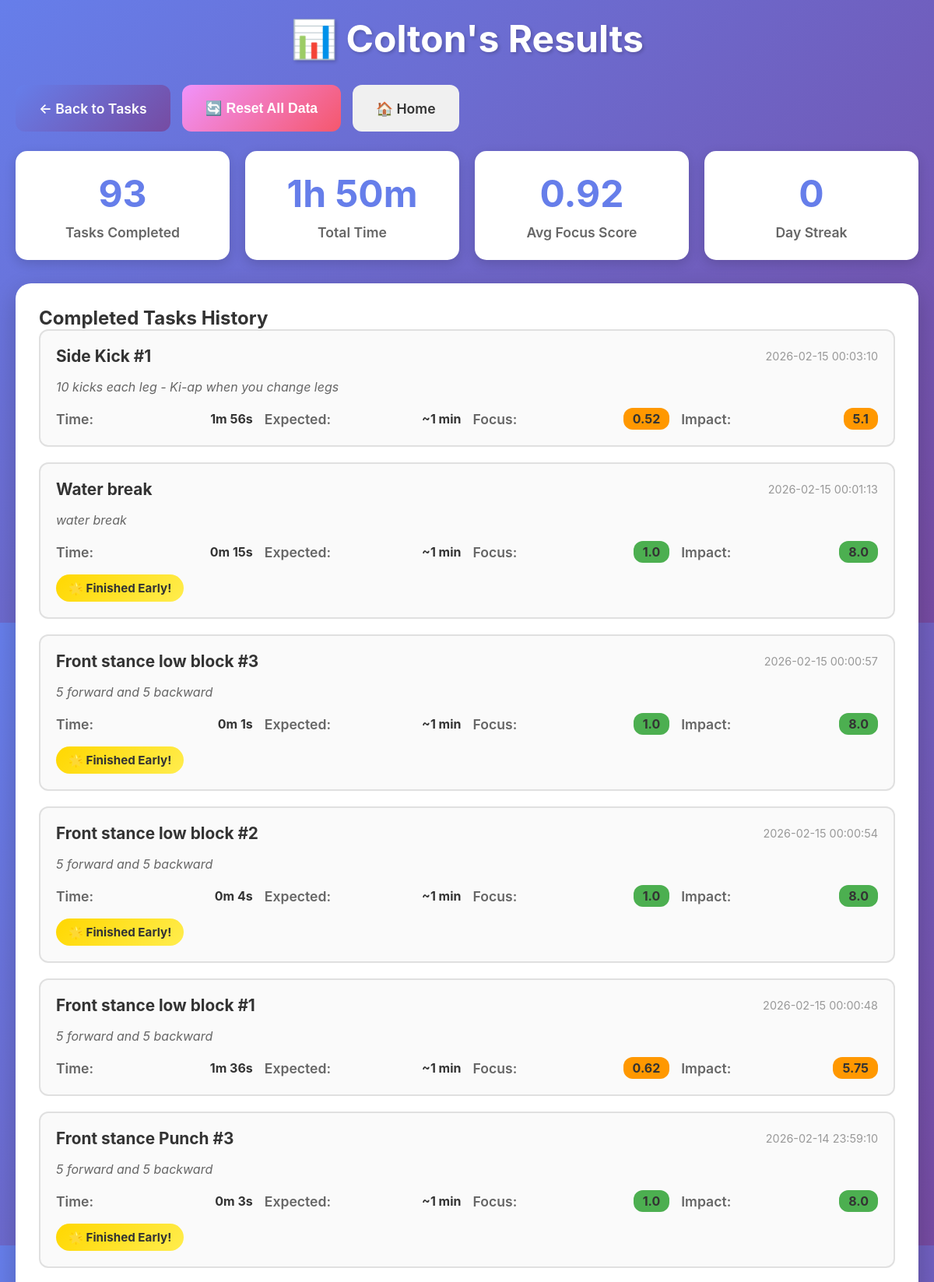
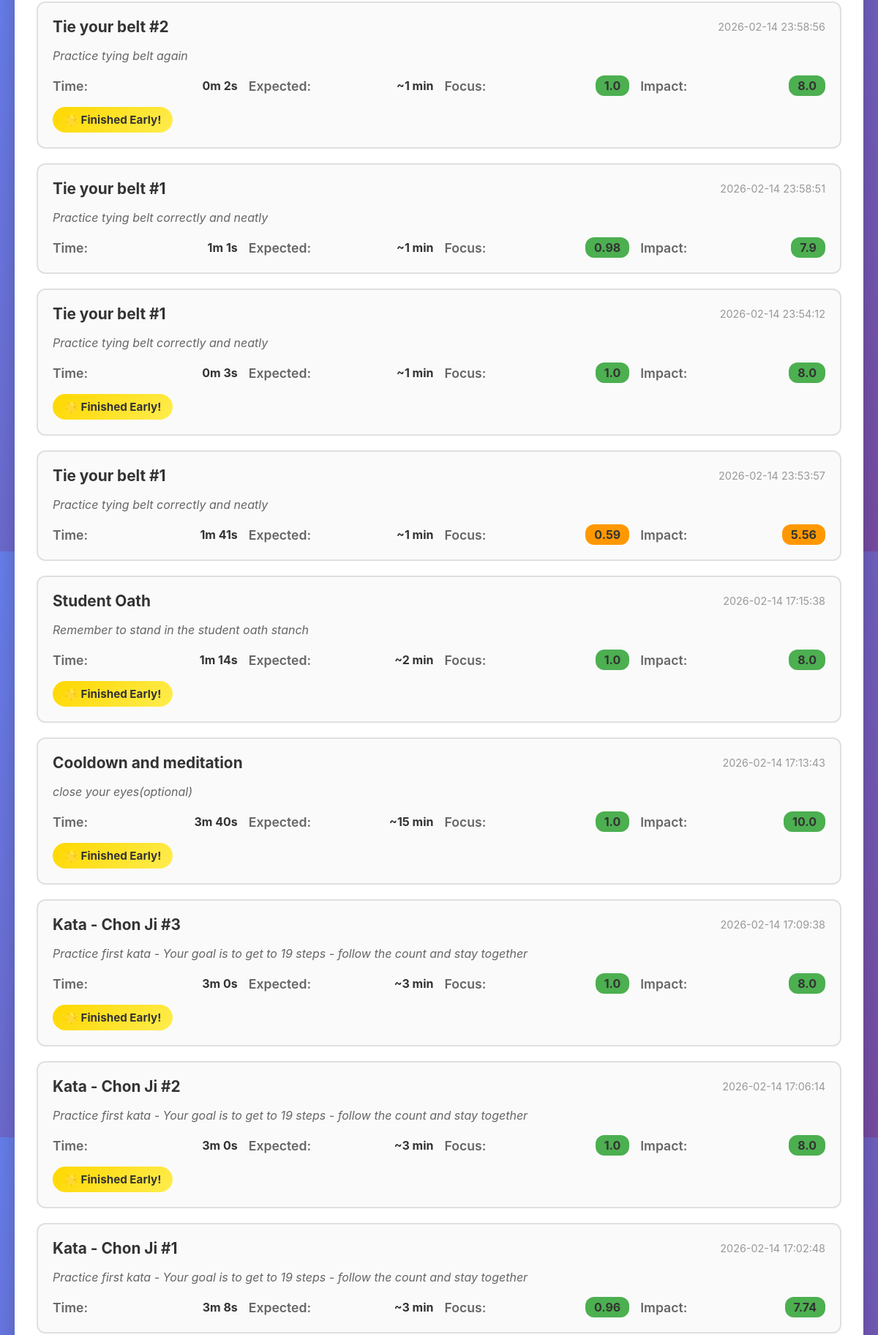
Page /results/1 (upper part) on the committed database (2 pictures, top to bottom).
### tables this page shows
CREATE TABLE students
                 (id INTEGER PRIMARY KEY AUTOINCREMENT,
                  name TEXT NOT NULL UNIQUE,
                  created_at TIMESTAMP DEFAULT CURRENT_TIMESTAMP);

CREATE TABLE task_completions
                 (id INTEGER PRIMARY KEY AUTOINCREMENT,
                  student_id INTEGER,
                  task_id INTEGER,
                  start_time TIMESTAMP,
                  end_time TIMESTAMP,
                  actual_time INTEGER,
                  focus_score REAL,
                  impact_score REAL,
                  completed_at TIMESTAMP DEFAULT CURRENT_TIMESTAMP,
                  FOREIGN KEY (student_id) REFERENCES students(id),
                  FOREIGN KEY (task_id) REFERENCES tasks(id));

CREATE TABLE tasks
                 (id INTEGER PRIMARY KEY AUTOINCREMENT,
                  title TEXT NOT NULL,
                  description TEXT,
                  estimated_time INTEGER,
                  difficulty_weight REAL DEFAULT 1.0,
                  created_at TIMESTAMP DEFAULT CURRENT_TIMESTAMP);

### main.py (the view)
@app.get("/results/{student_id}", response_class=HTMLResponse)
async def results(request: Request, student_id: int):
    conn = sqlite3.connect(DB_PATH)
    c = conn.cursor()
    c.execute("SELECT name FROM students WHERE id = ?", (student_id,))
    student = c.fetchone()
    if not student:
        conn.close()
        raise HTTPException(404, "Student not found")
    c.execute('''SELECT tc.id, t.title, t.description, t.estimated_time, tc.actual_time,
                        tc.focus_score, tc.impact_score, tc.completed_at
                 FROM task_completions tc
                 JOIN tasks t ON tc.task_id = t.id
                 WHERE tc.student_id = ?
                 ORDER BY tc.completed_at DESC''', (student_id,))
    completions = []
    total_time = 0
    total_focus = 0
    for row in c.fetchall():
        actual_seconds = row[4]
        total_time += actual_seconds
        total_focus += row[5]
        minutes = actual_seconds // 60
        seconds = actual_seconds % 60
        completions.append({
            "id": row[0],
            "title": row[1],
            "description": row[2],
            "estimated_time": row[3],
            "actual_time_display": f"{minutes}m {seconds}s",
            "actual_time": actual_seconds,
            "focus_score": round(row[5], 2),
            "impact_score": round(row[6], 2),
            "completed_at": row[7]
        })
    count = len(completions)
    avg_focus = round(total_focus / count, 2) if count > 0 else 0
    total_minutes = total_time // 60
    total_hours = total_minutes // 60
    remaining_minutes = total_minutes % 60
    streak = get_student_streak(student_id)
    conn.close()
    return templates.TemplateResponse("results.html", {
        "request": request,
        "student_id": student_id,
        "student_name": student[0],
        "completions": completions,
        "total_tasks": count,
        "total_time_display": f"{total_hours}h {remaining_minutes}m" if total_hours > 0 else f"{remaining_minutes}m",
        "avg_focus_score": avg_focus,
        "streak": streak
    })

### templates/results.html (shortened to what this page needs)
<!DOCTYPE html>
<html lang="en">
<head>
    <link rel="stylesheet" href="/static/style.css">
</head>
<body>
    <div class="container">
        <div class="header">
            <h1>📊 {{ student_name }}'s Results</h1>
        </div>
        <div class="nav-buttons">
            <a href="/student/{{ student_id }}" class="btn btn-primary">← Back to Tasks</a>
            <button onclick="resetSession()" class="btn btn-warning">🔄 Reset All Data</button>
            <a href="/" class="btn btn-secondary">🏠 Home</a>
        </div>
        <div class="stats-grid">
            <div class="stat-card">
                <div class="stat-number">{{ total_tasks }}</div>
                <div class="stat-label">Tasks Completed</div>
            </div>
            <div class="stat-card">
                <div class="stat-number">{{ total_time_display }}</div>
                <div class="stat-label">Total Time</div>
            </div>
            <div class="stat-card">
                <div class="stat-number">{{ avg_focus_score }}</div>
                <div class="stat-label">Avg Focus Score</div>
            </div>
            <div class="stat-card">
                <div class="stat-number">{{ streak }}</div>
                <div class="stat-label">Day Streak</div>
            </div>
        </div>
        {% if completions %}
        <div class="card">
            <h2>Completed Tasks History</h2>
            <div class="completions-list">
                {% for completion in completions %}
                <div class="completion-item">
                    <div class="completion-header">
                        <h3>{{ completion.title }}</h3>
                        <span class="completion-date">
                            {{ completion.completed_at.split('.')[0].replace('T', ' ') }}
                        </span>
                    </div>
                    {% if completion.description %}
                    <p class="completion-description">{{ completion.description }}</p>
                    {% endif %}
                    <div class="completion-stats">
                        <div class="completion-stat">
                            <span class="label">Time:</span>
                            <span class="value">{{ completion.actual_time_display }}</span>
                        </div>
                        <div class="completion-stat">
                            <span class="label">Expected:</span>
                            <span class="value">~{{ completion.estimated_time }} min</span>
                        </div>
                        <div class="completion-stat">
                            <span class="label">Focus:</span>
                            <span class="value score-value
                                {% if completion.focus_score >= 0.8 %}score-high
                                {% elif completion.focus_score >= 0.5 %}score-medium
                                {% else %}score-low{% endif %}">
                                {{ completion.focus_score }}
                            </span>
                        </div>
                        <div class="completion-stat">
                            <span class="label">Impact:</span>
                            <span class="value score-value
                                {% if completion.impact_score >= 7 %}score-high
                                {% elif completion.impact_score >= 4 %}score-medium
                                {% else %}score-low{% endif %}">
                                {{ completion.impact_score }}
                            </span>
                        </div>
                    </div>
                    {% if completion.actual_time <= completion.estimated_time * 60 %}
                    <div class="achievement-badge">🌟 Finished Early!</div>
                    {% endif %}
                </div>
                {% endfor %}
            </div>
        </div>
        {% endif %}
    </div>
</body>
</html>

### static/style.css (style rules this page uses)
* { margin: 0; padding: 0; box-sizing: border-box; }
body { font-family: -apple-system, BlinkMacSystemFont, 'Segoe UI', Roboto, 'Helvetica Neue', Arial, sans-serif; background: linear-gradient(135deg, #667eea 0%, #764ba2 100%); min-height: 100vh; padding: 20px; color: #333; }
.container { max-width: 1200px; margin: 0 auto; }
.header { text-align: center; margin-bottom: 30px; color: white; }
.header h1 { font-size: 3rem; margin-bottom: 10px; text-shadow: 2px 2px 4px rgba(0,0,0,0.2); }
.card { background: white; border-radius: 20px; padding: 30px; margin-bottom: 25px; box-shadow: 0 10px 30px rgba(0,0,0,0.2); }
.nav-buttons { display: flex; gap: 15px; margin-bottom: 25px; flex-wrap: wrap; }
.btn { padding: 15px 30px; border: none; border-radius: 12px; font-size: 1.1rem; font-weight: 600; cursor: pointer; transition: all 0.3s ease; text-decoration: none; display: inline-block; text-align: center; min-height: 60px; display: flex; align-items: center; justify-content: center; }
.btn-primary { background: linear-gradient(135deg, #667eea 0%, #764ba2 100%); color: white; }
.btn-secondary { background: #f0f0f0; color: #333; }
.btn-warning { background: linear-gradient(135deg, #f093fb 0%, #f5576c 100%); color: white; }
.label { font-weight: 600; margin-bottom: 15px; font-size: 1.1rem; color: #666; }
.stats-grid { display: grid; grid-template-columns: repeat(auto-fit, minmax(200px, 1fr)); gap: 20px; margin-bottom: 30px; }
.stat-card { background: white; border-radius: 15px; padding: 25px; text-align: center; box-shadow: 0 5px 15px rgba(0,0,0,0.15); }
.stat-number { font-size: 3rem; font-weight: bold; color: #667eea; margin-bottom: 10px; }
.stat-label { font-size: 1.1rem; color: #666; font-weight: 600; }
.completions-list { display: flex; flex-direction: column; gap: 20px; }
.completion-item { border: 2px solid #e0e0e0; border-radius: 12px; padding: 20px; background: #fafafa; }
.completion-header { display: flex; justify-content: space-between; align-items: center; margin-bottom: 15px; flex-wrap: wrap; gap: 10px; }
.completion-header h3 { font-size: 1.3rem; color: #333; }
.completion-date { color: #999; font-size: 0.9rem; }
.completion-description { color: #666; margin-bottom: 15px; line-height: 1.5; font-style: italic; }
.completion-stats { display: grid; grid-template-columns: repeat(auto-fit, minmax(150px, 1fr)); gap: 15px; }
.completion-stat { display: flex; justify-content: space-between; align-items: center; }
.completion-stat .label { color: #666; font-weight: 600; margin: 0; }
.completion-stat .value { font-weight: bold; color: #333; }
.score-value { padding: 4px 12px; border-radius: 12px; color: white; }
.score-high { background: #4caf50; }
.score-medium { background: #ff9800; }
.achievement-badge { margin-top: 15px; padding: 8px 16px; background: linear-gradient(135deg, #ffd700 0%, #ffed4e 100%); color: #333; border-radius: 20px; display: inline-block; font-weight: bold; font-size: 0.95rem; }

### rows in the picture
students: name "Colton"
task_completions: title "Side Kick #1", completed_at.split "2026-02-15 00:03:10", description "10 kicks each leg - Ki-ap when you change legs", actual_time_display "1m 56s", estimated_time "1", focus_score "0.52", impact_score "5.1"
task_completions: title "Water break", completed_at.split "2026-02-15 00:01:13", description "water break", actual_time_display "0m 15s", estimated_time "1", focus_score "1.0", impact_score "8.0", actual_time "🌟 Finished Early!"
task_completions: title "Front stance low block #3", completed_at.split "2026-02-15 00:00:57", description "5 forward and 5 backward", actual_time_display "0m 1s", estimated_time "1", focus_score "1.0", impact_score "8.0", actual_time "🌟 Finished Early!"
task_completions: title "Front stance low block #2", completed_at.split "2026-02-15 00:00:54", description "5 forward and 5 backward", actual_time_display "0m 4s", estimated_time "1", focus_score "1.0", impact_score "8.0", actual_time "🌟 Finished Early!"
task_completions: title "Front stance low block #1", completed_at.split "2026-02-15 00:00:48", description "5 forward and 5 backward", actual_time_display "1m 36s", estimated_time "1", focus_score "0.62", impact_score "5.75"
task_completions: title "Front stance Punch #3", completed_at.split "2026-02-14 23:59:10", description "5 forward and 5 backward", actual_time_display "0m 3s", estimated_time "1", focus_score "1.0", impact_score "8.0", actual_time "🌟 Finished Early!"
task_completions: title "Tie your belt #2", completed_at.split "2026-02-14 23:58:56", description "Practice tying belt again", actual_time_display "0m 2s", estimated_time "1", focus_score "1.0", impact_score "8.0", actual_time "🌟 Finished Early!"
task_completions: title "Tie your belt #1", completed_at.split "2026-02-14 23:58:51", description "Practice tying belt correctly and neatly", actual_time_display "1m 1s", estimated_time "1", focus_score "0.98", impact_score "7.9"
task_completions: title "Tie your belt #1", completed_at.split "2026-02-14 23:54:12", description "Practice tying belt correctly and neatly", actual_time_display "0m 3s", estimated_time "1", focus_score "1.0", impact_score "8.0", actual_time "🌟 Finished Early!"
task_completions: title "Tie your belt #1", completed_at.split "2026-02-14 23:53:57", description "Practice tying belt correctly and neatly", actual_time_display "1m 41s", estimated_time "1", focus_score "0.59", impact_score "5.56"
task_completions: title "Student Oath", completed_at.split "2026-02-14 17:15:38", description "Remember to stand in the student oath stanch", actual_time_display "1m 14s", estimated_time "2", focus_score "1.0", impact_score "8.0", actual_time "🌟 Finished Early!"
task_completions: title "Cooldown and meditation", completed_at.split "2026-02-14 17:13:43", description "close your eyes(optional)", actual_time_display "3m 40s", estimated_time "15", focus_score "1.0", impact_score "10.0", actual_time "🌟 Finished Early!"
task_completions: title "Kata - Chon Ji #3", completed_at.split "2026-02-14 17:09:38", description "Practice first kata - Your goal is to get to 19 steps - follow the count and stay together", actual_time_display "3m 0s", estimated_time "3", focus_score "1.0", impact_score "8.0", actual_time "🌟 Finished Early!"
task_completions: title "Kata - Chon Ji #2", completed_at.split "2026-02-14 17:06:14", description "Practice first kata - Your goal is to get to 19 steps - follow the count and stay together", actual_time_display "3m 0s", estimated_time "3", focus_score "1.0", impact_score "8.0", actual_time "🌟 Finished Early!"
task_completions: title "Kata - Chon Ji #1", completed_at.split "2026-02-14 17:02:48", description "Practice first kata - Your goal is to get to 19 steps - follow the count and stay together", actual_time_display "3m 8s", estimated_time "3", focus_score "0.96", impact_score "7.74"

### other values in the picture
{{ total_tasks }} "93"
{{ total_time_display }} "1h 50m"
{{ avg_focus_score }} "0.92"
{{ streak }} "0"
